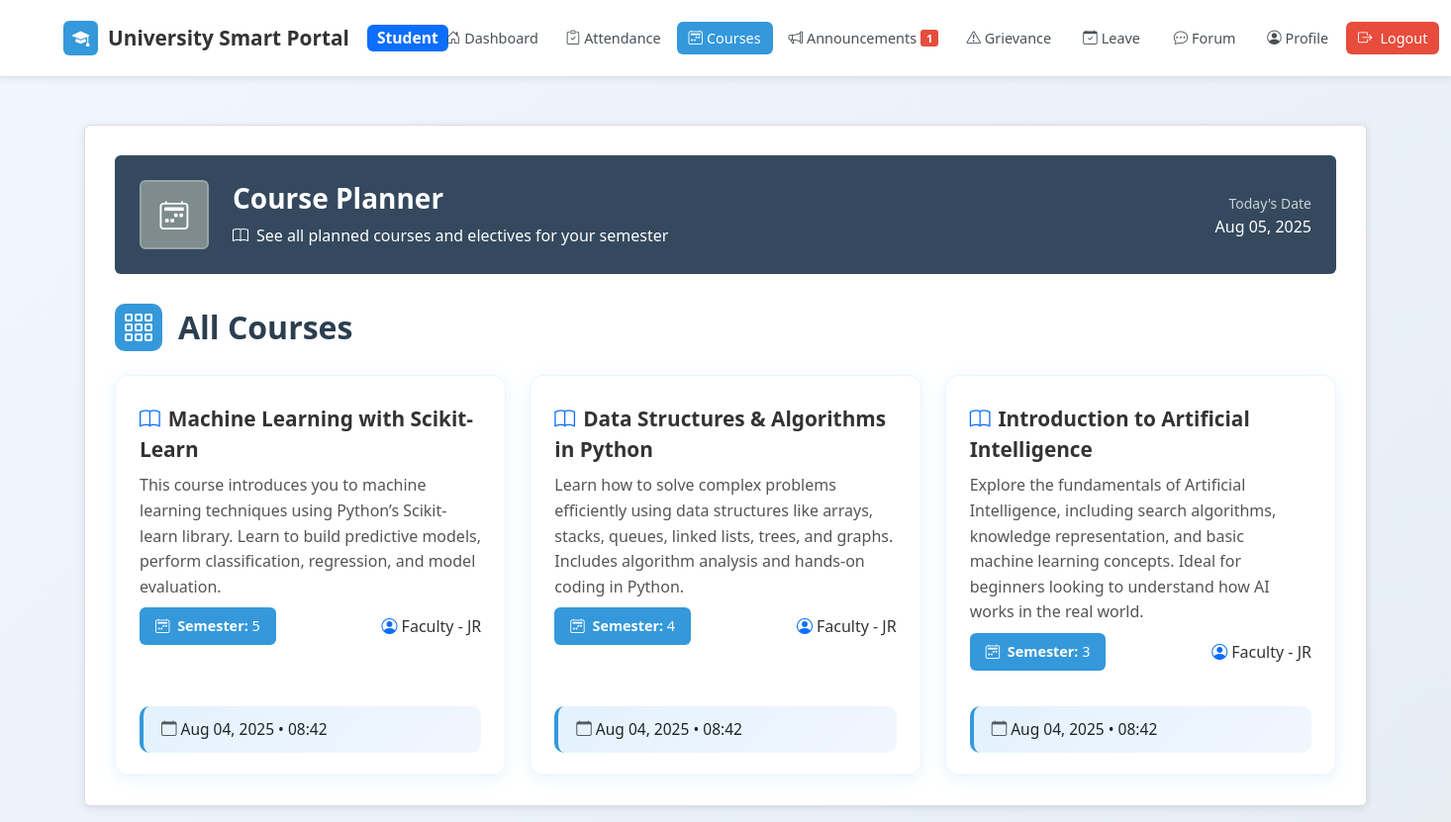
Screenshot of /student_course_planner.php (signed in) with the database file from the repository.
### tables this page shows
CREATE TABLE `planned_courses` (
  `id` int(11) NOT NULL,
  `title` varchar(255) DEFAULT NULL,
  `description` text DEFAULT NULL,
  `semester` varchar(50) DEFAULT NULL,
  `posted_by` int(11) DEFAULT NULL,
  `posted_role` varchar(20) DEFAULT NULL,
  `created_at` timestamp NOT NULL DEFAULT current_timestamp()
);

CREATE TABLE `users` (
  `id` int(11) NOT NULL,
  `name` varchar(100) DEFAULT NULL,
  `email` varchar(100) DEFAULT NULL,
  `password` varchar(255) DEFAULT NULL,
  `role` enum('student','faculty','hod') DEFAULT NULL,
  `department` varchar(100) DEFAULT NULL,
  `created_at` timestamp NOT NULL DEFAULT current_timestamp()
);

### student_course_planner.php (the view, shortened to what this page needs)
<?php
include 'config.php';
$courses = [];
$q = $conn->query("SELECT p.title, p.description, p.semester, p.created_at, u.name, p.posted_role
                   FROM planned_courses p
                   LEFT JOIN users u ON p.posted_by = u.id
                   ORDER BY p.created_at DESC");
while ($row = $q->fetch_assoc()) $courses[] = $row;
$total_courses = count($courses);
?>
<!DOCTYPE html>
<html>
<head>
    <link href="https://cdn.jsdelivr.net/npm/bootstrap@5.3.3/dist/css/bootstrap.min.css" rel="stylesheet">
    <link rel="stylesheet" href="https://cdn.jsdelivr.net/npm/bootstrap-icons@1.11.3/font/bootstrap-icons.css">
</head>
<body>
    <nav class="navbar navbar-expand-lg navbar-light py-3">
        <div class="container">
            <a class="navbar-brand me-1" href="student_dashboard.php">
                <div class="brand-icon">
                    <i class="bi bi-mortarboard-fill"></i>
                </div>
                University Smart Portal
                <span class="badge bg-primary ms-2">Student</span>
            </a>
            <div class="navbar-nav d-none d-lg-flex flex-fill justify-content-center">
                <a class="nav-link" href="student_dashboard.php">
                    <i class="bi bi-house-door me-1"></i>Dashboard
                </a>
                <a class="nav-link" href="student_attendance.php">
                    <i class="bi bi-clipboard-check me-1"></i>Attendance
                </a>
                <a class="nav-link active" href="student_course_planner.php">
                    <i class="bi bi-calendar2-week me-1"></i>Courses
                </a>
                <a class="nav-link" href="student_announcements.php">
                    <i class="bi bi-megaphone me-1"></i>Announcements
                    <?php
                    $user_id = $_SESSION['user_id'];
                    $unread_query = "SELECT COUNT(*) as count FROM announcements a LEFT JOIN user_announcement_views uav ON a.id = uav.announcement_id AND uav.user_id = $user_id WHERE uav.id IS NULL AND a.created_at >= DATE_SUB(NOW(), INTERVAL 30 DAY)";
                    $unread_count = $conn->query($unread_query)->fetch_assoc()['count'];
                    if($unread_count > 0):
                    ?>
                        <span class="badge bg-danger ms-1"><?= $unread_count ?></span>
                    <?php endif; ?>
                </a>
                <a class="nav-link" href="student_grievance.php">
                    <i class="bi bi-exclamation-triangle me-1"></i>Grievance
                </a>
                <a class="nav-link" href="leave_application.php">
                    <i class="bi bi-calendar-check me-1"></i>Leave
                </a>
                <a class="nav-link" href="student_forum.php">
                    <i class="bi bi-chat-dots me-1"></i>Forum
                </a>
                <a class="nav-link" href="student_profile.php">
                    <i class="bi bi-person-circle me-1"></i>Profile
                </a>
                <a href="logout.php" class="nav-link logout-btn">
                    <i class="bi bi-box-arrow-right me-2"></i>Logout
                </a>
            </div>
        </div>
    </nav>
    <div class="container py-3">
        <div class="dashboard-card">
            <div class="welcome-section">
                <div class="row align-items-center">
                    <div class="col-auto">
                        <div class="user-avatar">
                            <i class="bi bi-calendar2-week"></i>
                        </div>
                    </div>
                    <div class="col">
                        <h3 class="mb-2 fw-bold">Course Planner</h3>
                        <p class="mb-0 opacity-90">
                            <i class="bi bi-book me-2"></i>See all planned courses and electives for your semester
                        </p>
                    </div>
                    <div class="col-auto d-none d-md-block">
                        <div class="text-end">
                            <p class="mb-1 opacity-75 small">Today's Date</p>
                            <h6 class="mb-0"><?= date('M d, Y') ?></h6>
                        </div>
                    </div>
                </div>
            </div>
            <div class="section-title d-flex align-items-center mb-4" style="gap:16px;">
                <span style="background:#3498db; color:#fff; border-radius:10px; width:48px; height:48px; display:flex; align-items:center; justify-content:center; font-size:2rem;">
                    <i class="bi bi-grid-3x3-gap"></i>
                </span>
                <span style="font-size:2rem; font-weight:600; color:#2c3e50;">All Courses</span>
            </div>
            <?php if ($total_courses === 0): ?>
                <div class="alert alert-info text-center">
                    <i class="bi bi-info-circle me-2"></i>No courses posted yet.
                </div>
            <?php else: ?>
                <div class="row g-4">
                <?php foreach ($courses as $c): ?>
                    <div class="col-md-6 col-lg-4">
                        <div class="card-glass h-100 d-flex flex-column">
                            <div class="course-title mb-2">
                                <i class="bi bi-book text-primary me-2"></i><?= htmlspecialchars($c['title']) ?>
                            </div>
                            <div class="course-description mb-2">
                                <?= nl2br(htmlspecialchars($c['description'])) ?>
                            </div>
                            <div class="course-meta mb-2">
                                <span class="course-badge">
                                    <i class="bi bi-calendar2-week me-1"></i>
                                    <span class="fw-bold">Semester:</span> <?= htmlspecialchars($c['semester']) ?>
                                </span>
                                <span class="faculty-text"><i class="bi bi-person-circle text-primary me-1"></i><?= htmlspecialchars(ucfirst($c['posted_role'])) ?><?= $c['name'] ? " - {$c['name']}" : "" ?></span>
                            </div>
                            <div class="course-footer mt-auto">
                                <i class="bi bi-calendar text-muted me-1"></i><?= date("M d, Y", strtotime($c['created_at'])) ?> • <?= date("H:i", strtotime($c['created_at'])) ?>
                            </div>
                        </div>
                    </div>
                <?php endforeach; ?>
                </div>
            <?php endif; ?>
        </div>
    </div>
</body>
</html>

### student_course_planner.php (style rules this page uses)
body { background: linear-gradient(-45deg, #dfe9f3, #ffffff, #e2ebf0, #f2f6ff); background-size: 400% 400%; animation: gradientShift 15s ease infinite; min-height: 100vh; overflow-y: scroll; }
.navbar { background: white !important; border-bottom: 1px solid #e0e0e0; box-shadow: 0 2px 8px rgba(0,0,0,0.08); position: sticky; top: 0; z-index: 1000; width: 100%; }
nav .container { padding-left: 4 !important; margin-left: 2 !important; max-width: 100% !important; }
.navbar-brand { margin-left: 0 !important; padding-left: 3.25rem !important; font-weight: 600; font-size: 1.3rem; color: #333 !important; display: flex; align-items: center; gap: 10px; text-decoration: none; }
.nav-link { color: #495057 !important; font-weight: 500; border-radius: 6px; padding: 6px 12px !important; margin: 0 2px; transition: all 0.2s ease; display: flex; align-items: center; font-size: 0.9rem; min-width: 90px; justify-content: center; }
.nav-link:hover, .nav-link.active { background: #3498db; color: white !important; }
.navbar-nav { width: 100%; justify-content: center !important; align-items: center; flex-wrap: nowrap !important; padding-left: 0rem !important; margin-left: -20px !important; }
.nav-link .badge { background: #e74c3c !important; color: white !important; border-radius: 3px !important; padding: 3px 6px !important; font-size: 0.7rem !important; font-weight: 600 !important; min-width: 18px !important; text-align: center !important; }
.brand-icon { background: #3498db; color: white; width: 35px; height: 35px; border-radius: 6px; display: flex; align-items: center; justify-content: center; font-size: 1.1rem; }
.logout-btn { background: #e74c3c !important; color: white !important; border: none; padding: 6px 12px !important; border-radius: 6px !important; font-weight: 500; transition: all 0.2s ease; margin: 0 2px; font-size: 0.9rem; }
.dashboard-card { border-radius: 6px; background: white; box-shadow: 0 2px 8px rgba(0,0,0,0.1); border: 1px solid #ddd; padding: 30px; margin-top: 32px; }
.welcome-section { background: #34495e; color: white; border-radius: 6px; padding: 25px; margin-bottom: 30px; position: relative; }
.card-glass { background: rgba(255,255,255,0.98); border-radius: 14px; box-shadow: 0 4px 18px rgba(52, 152, 219, 0.10); border: 1px solid rgba(52, 152, 219, 0.10); padding: 28px 24px 22px 24px; margin-bottom: 28px; transition: all 0.3s ease; height: 100%; }
.user-avatar { width: 70px; height: 70px; border-radius: 6px; background: #7f8c8d; display: flex; align-items: center; justify-content: center; font-size: 1.8rem; font-weight: bold; color: white; border: 2px solid #95a5a6; }
.section-title { color: #333; font-weight: 700; margin-bottom: 25px; display: flex; align-items: center; gap: 10px; }
.course-title { font-weight: 700; color: #333; margin-bottom: 15px; font-size: 1.3rem; }
.course-badge { background: #3498db; color: white; border: none; padding: 8px 16px; border-radius: 6px; font-size: 0.9rem; font-weight: 500; }
.course-description { font-size: 1rem; line-height: 1.6; color: #555; margin-bottom: 20px; }
.course-footer { background: linear-gradient(135deg, #e3f2fd 0%, #f2f6ff 100%); padding: 12px 18px; border-radius: 10px; border-left: 4px solid #3498db; margin-top: auto; font-size: 0.97rem; }
.course-meta { display: flex; justify-content: space-between; align-items: center; gap: 15px; }
.faculty-text { color: #333; font-weight: 500; }

### rows the page displays
planned_courses: title "Machine Learning with Scikit-Learn", description "This course introduces you to machine learning techniques using Python’s Scikit-learn library. Learn to build predictive models, perform classification, regression, and model evaluation.", semester "5", posted_role "Faculty", users.name "JR", created_at "Aug 04, 2025", created_at "08:42"
planned_courses: title "Data Structures & Algorithms in Python", description "Learn how to solve complex problems efficiently using data structures like arrays, stacks, queues, linked lists, trees, and graphs. Includes algorithm analysis and hands-on coding in Python.", semester "4", posted_role "Faculty", users.name "JR", created_at "Aug 04, 2025", created_at "08:42"
planned_courses: title "Introduction to Artificial Intelligence", description "Explore the fundamentals of Artificial Intelligence, including search algorithms, knowledge representation, and basic machine learning concepts. Ideal for beginners looking to understand how AI works in the real world.", semester "3", posted_role "Faculty", users.name "JR", created_at "Aug 04, 2025", created_at "08:42"

### other values shown
$unread_count "1"
